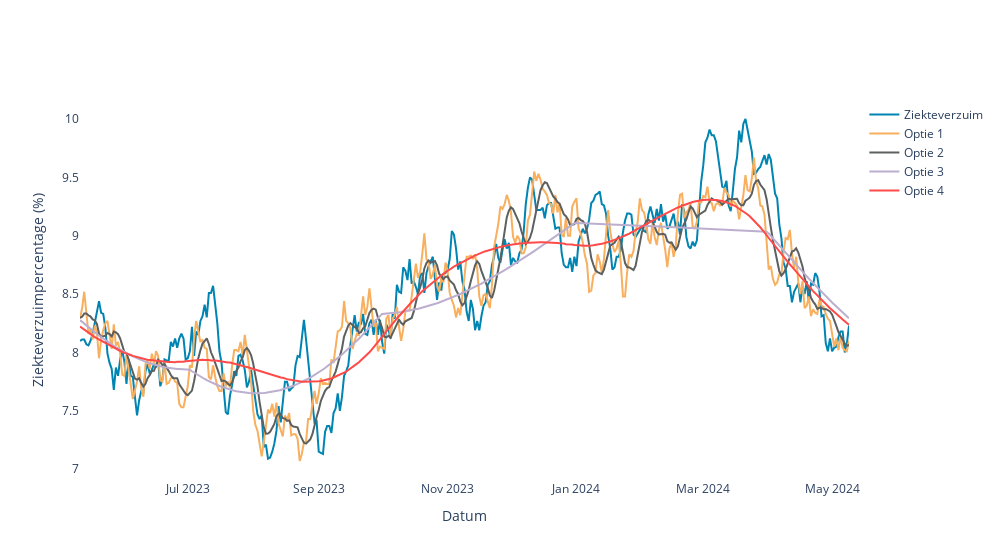

The notebook cell this image was saved under:
### Markdown cell above
**Opgave 3.2.** Bij meerdere metrieken kan het voorkomen dat voor sommige metrieken model A beter presenteert en voor andere metrieken model B. Hoe bepaal je dan welk model je moet kiezen? Wat is belangrijk voor jouw gekozen onderwerp?

<!-- Je kiest metrieken die aansluiten bij je behoefte. Daarnaast is het belangrijk om een volgorde toe te kennen welke metriek je het belangrijkste vindt en bij welke afwijking een metriek doorslaggevend is. Ook hierbij: Wat is de impact in een vervolgproces!  -->

# 4. Impact & gevolg

Na een eerste beoordeling volgt een actie. Afhankelijk van welke actie, dient er rekening gehouden worden met de impact en het gevolg op het model. 

De eerste actie welke we beschrijven is voor de forecaster. In de bovenstaande voorbeelden zijn standaard instellingen gekozen voor het model. De voorspelling die het oplevert voldoen nog niet. Door het aanpassen van de instellingen, kun je tot een beter model komen. 

**Instellingen voor het voortschrijdend gemiddelde**

Het voortschrijdend gemiddelde kent in deze toepassing twee variabelen:
* *vensterlengte*: Het aantal dagen voorafgaand waar het gemiddelde voor berekend wordt. Oftewel, bij 7 wordt het gemiddelde genomen van 7 voorafgaande dagen (lees: week). De minimumwaarde voor vensterlengte is 1. 
* *verschuiving*: Het aantal dagen dat teruggekeken moet worden. Oftewel, bij 28 (4-wekelijks patroon) gaat het model 4 weken terug en neemt dan de voorgaande window_size om het gemiddelde te bepalen. De minimumwaarde voor verschuiving is 0.

Zie tevens het plaatje hieronder:

![Instellingen bij voortschrijdend gemiddelde](https://raw.githubusercontent.com/dsa-playground/tvt2024/main/images/voortschrijdend_gem_instellingen.png)

**Instellingen voor regressie**

Het regressiemodel kent in deze toepassing drie variabelen:
* *jaarlijks_patroon*: Denk je dat er een jaarpatroon in het ziekteverzuim is? Dan kies je voor True. Zo niet, dan kies je False.
* *wekelijks_patroon*: Denk je dat er een weekpatroon in het ziekteverzuim is? Dan kies je voor True. Zo niet, dan kies je False.
* *graad*: De graad is een geheel getal, beginnend bij 1. Afhankelijk van welk getal je kiest, bepaald hoe gezocht wordt naar de best passende lijn.

Zie tevens plaatje hieronder:

![Instellingen bij regressie](https://raw.githubusercontent.com/dsa-playground/tvt2024/main/images/regressie_instellingen.png)

**Opgave 4.1.** Vraag voor gevorderde(n): Waarom is er geen maandelijks_patroon als instelling bij regressie?

<!-- Maanden zijn onderling niet te vergelijken. Het aantal dagen verschilt per maand en niet elke dag begint op dezelfde weekdag. Bij deze data is er geen onderliggend proces dat vraagt om een maandpatroon. -->

**Opgave 4.2.** In de onderstaande tabel staan verschillende instellingen. Optie 0 zijn de instellingen zoals hierboven gebruikt. Welke van de volgende instelling levert het beste resultaat op? 

|Optie 1 | Optie 2 | Optie 3 | Optie 4 |
|:---|:---|:---|:---|
|Voortschrijdend gemiddelde:<ul><li>vensterlengte = 1</li><li>verschuiving = 365</li></ul>|Voortschrijdend gemiddelde:<ul><li>vensterlengte = 7</li><li>verschuiving = 365</li></ul>|Regressiemode:<ul><li>jaarlijks_patroon=True</li><li>wekelijks_patroon=False</li><li>graad=1</li></ul>|Regressiemode:<ul><li>jaarlijks_patroon=True</li><li>wekelijks_patroon=True</li><li>graad=2</li></ul>|

<!-- Op basis van juistheid optie 3. Als afwijking als tweede metriek belangrijk is, dan zou optie 2 de beste optie zijn, aangezien deze zowel een goede score geeft voor juistheid als gemiddelde absolute afwijking.  -->

### Code cell
opties_berekenen(data)

### Figure 1 — Plotly figure (JSON) as saved in the notebook; plotly's stock layout.template omitted (floating-point values rounded to 4 significant figures; data arrays with more than 128 entries replaced by an {"elided": "..."} marker saying what was removed)
{"data": [{"line": {"color": "#0084B2"}, "mode": "lines", "name": "Ziekteverzuim", "type": "scatter", "x": {"elided": "365 str values"}, "y": {"elided": "365 float values"}}, {"line": {"color": "#F8AF5E"}, "mode": "lines", "name": "Optie 1", "type": "scatter", "x": {"elided": "365 str values"}, "y": {"elided": "365 float values"}}, {"line": {"color": "#5C605F"}, "mode": "lines", "name": "Optie 2", "type": "scatter", "x": {"elided": "365 str values"}, "y": {"elided": "365 float values"}}, {"line": {"color": "#BCAECE"}, "mode": "lines", "name": "Optie 3", "type": "scatter", "x": {"elided": "365 str values"}, "y": {"elided": "365 float values"}}, {"line": {"color": "#fe4a49"}, "mode": "lines", "name": "Optie 4", "type": "scatter", "x": {"elided": "365 str values"}, "y": {"elided": "365 float values"}}], "layout": {"autosize": false, "paper_bgcolor": "white", "plot_bgcolor": "white", "width": 1000, "xaxis": {"title": {"text": "Datum"}}, "yaxis": {"title": {"text": "Ziekteverzuimpercentage (%)"}}}}
